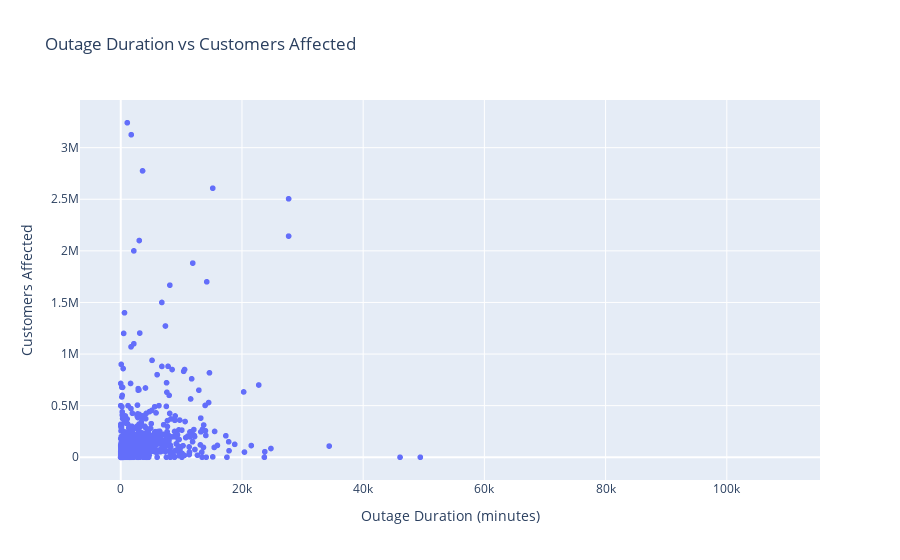
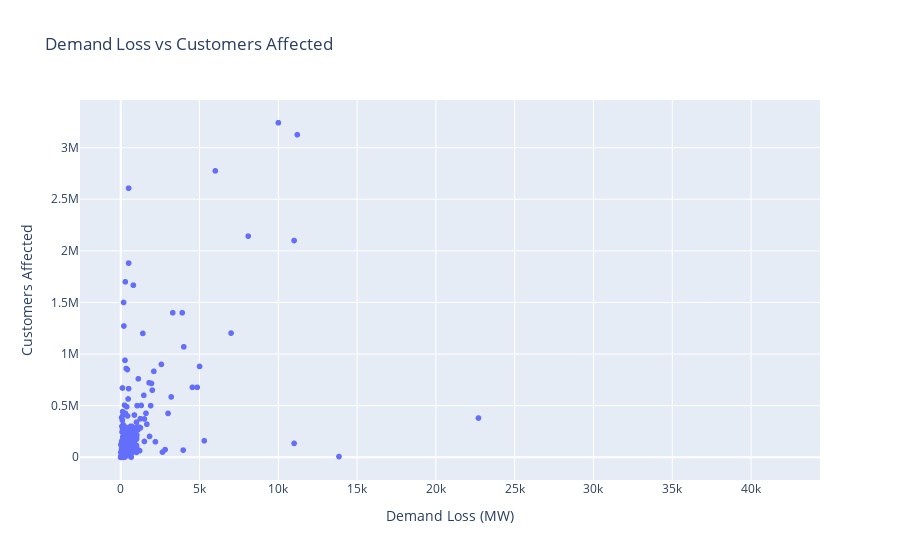

Notebook code cell kept with these figures, in order:
### Markdown cell above
### Bivariate Analysis

### Code cell
fig = px.scatter(outageClean, x='OUTAGE.DURATION', y='CUSTOMERS.AFFECTED', title='Outage Duration vs Customers Affected')
fig.update_layout(xaxis_title='Outage Duration (minutes)', yaxis_title='Customers Affected')
fig.show()

fig = px.scatter(outageClean, x='DEMAND.LOSS.MW', y='CUSTOMERS.AFFECTED', title='Demand Loss vs Customers Affected')
fig.update_layout(xaxis_title='Demand Loss (MW)', yaxis_title='Customers Affected')
fig.show()

### Figure 1 — Plotly figure (JSON) as saved in the notebook; plotly's stock layout.template omitted (floating-point values rounded to 4 significant figures; data arrays with more than 128 entries replaced by an {"elided": "..."} marker saying what was removed)
{"data": [{"hovertemplate": "OUTAGE.DURATION=%{x}<br>CUSTOMERS.AFFECTED=%{y}<extra></extra>", "legendgroup": "", "marker": {"color": "#636efa", "symbol": "circle"}, "mode": "markers", "name": "", "showlegend": false, "type": "scattergl", "x": {"elided": "1534 int values"}, "xaxis": "x", "y": {"elided": "1534 int values"}, "yaxis": "y"}], "layout": {"legend": {"tracegroupgap": 0}, "title": {"text": "Outage Duration vs Customers Affected"}, "xaxis": {"anchor": "y", "domain": [0, 1], "title": {"text": "Outage Duration (minutes)"}}, "yaxis": {"anchor": "x", "domain": [0, 1], "title": {"text": "Customers Affected"}}}}

### Figure 2 — Plotly figure (JSON) as saved in the notebook; plotly's stock layout.template omitted (floating-point values rounded to 4 significant figures; data arrays with more than 128 entries replaced by an {"elided": "..."} marker saying what was removed)
{"data": [{"hovertemplate": "DEMAND.LOSS.MW=%{x}<br>CUSTOMERS.AFFECTED=%{y}<extra></extra>", "legendgroup": "", "marker": {"color": "#636efa", "symbol": "circle"}, "mode": "markers", "name": "", "showlegend": false, "type": "scattergl", "x": {"elided": "1534 int values"}, "xaxis": "x", "y": {"elided": "1534 int values"}, "yaxis": "y"}], "layout": {"legend": {"tracegroupgap": 0}, "title": {"text": "Demand Loss vs Customers Affected"}, "xaxis": {"anchor": "y", "domain": [0, 1], "title": {"text": "Demand Loss (MW)"}}, "yaxis": {"anchor": "x", "domain": [0, 1], "title": {"text": "Customers Affected"}}}}
